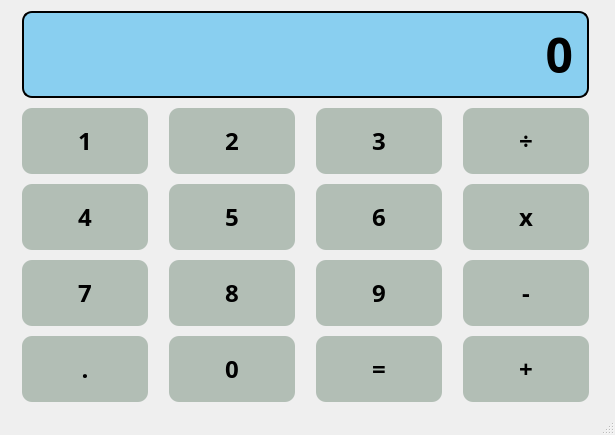
<?xml version="1.0" encoding="UTF-8"?>
<ui version="4.0">
 <class>MainWindow</class>
 <widget class="QMainWindow" name="MainWindow">
  <property name="geometry">
   <rect>
    <x>0</x>
    <y>0</y>
    <width>615</width>
    <height>435</height>
   </rect>
  </property>
  <property name="minimumSize">
   <size>
    <width>615</width>
    <height>435</height>
   </size>
  </property>
  <property name="maximumSize">
   <size>
    <width>800</width>
    <height>435</height>
   </size>
  </property>
  <property name="windowTitle">
   <string>Calculadora</string>
  </property>
  <property name="windowIcon">
   <iconset resource="recursos.qrc">
    <normaloff>:/iconos/imagenes/calculadora.jpg</normaloff>:/iconos/imagenes/calculadora.jpg</iconset>
  </property>
  <widget class="QWidget" name="centralwidget">
   <property name="styleSheet">
    <string notr="true">QPushButton {
  border-radius: 10px;
  background: #B2BEB5;
  padding: 20px;
  margin: 2px;
}</string>
   </property>
   <layout class="QGridLayout" name="gridLayout">
    <item row="0" column="0" colspan="4">
     <widget class="QLabel" name="label">
      <property name="font">
       <font>
        <family>Arial Rounded MT Std</family>
        <pointsize>36</pointsize>
        <bold>true</bold>
       </font>
      </property>
      <property name="styleSheet">
       <string notr="true">QLabel {
	border-radius: 10px;
    background: #89CFF0;
	margin:2px;
	border: 2px solid black;
}</string>
      </property>
      <property name="text">
       <string>0</string>
      </property>
      <property name="alignment">
       <set>Qt::AlignRight|Qt::AlignTrailing|Qt::AlignVCenter</set>
      </property>
     </widget>
    </item>
    <item row="2" column="2">
     <widget class="QPushButton" name="pushButton_6">
      <property name="maximumSize">
       <size>
        <width>130</width>
        <height>70</height>
       </size>
      </property>
      <property name="font">
       <font>
        <family>Arial Rounded MT Std Extra Bold</family>
        <pointsize>18</pointsize>
        <bold>true</bold>
       </font>
      </property>
      <property name="styleSheet">
       <string notr="true"/>
      </property>
      <property name="text">
       <string>6</string>
      </property>
     </widget>
    </item>
    <item row="3" column="0">
     <widget class="QPushButton" name="pushButton_7">
      <property name="maximumSize">
       <size>
        <width>130</width>
        <height>70</height>
       </size>
      </property>
      <property name="font">
       <font>
        <family>Arial Rounded MT Std Extra Bold</family>
        <pointsize>18</pointsize>
        <bold>true</bold>
       </font>
      </property>
      <property name="styleSheet">
       <string notr="true"/>
      </property>
      <property name="text">
       <string>7</string>
      </property>
     </widget>
    </item>
    <item row="2" column="1">
     <widget class="QPushButton" name="pushButton_5">
      <property name="maximumSize">
       <size>
        <width>130</width>
        <height>70</height>
       </size>
      </property>
      <property name="font">
       <font>
        <family>Arial Rounded MT Std Extra Bold</family>
        <pointsize>18</pointsize>
        <bold>true</bold>
       </font>
      </property>
      <property name="styleSheet">
       <string notr="true"/>
      </property>
      <property name="text">
       <string>5</string>
      </property>
     </widget>
    </item>
    <item row="2" column="0">
     <widget class="QPushButton" name="pushButton_4">
      <property name="maximumSize">
       <size>
        <width>130</width>
        <height>70</height>
       </size>
      </property>
      <property name="font">
       <font>
        <family>Arial Rounded MT Std Extra Bold</family>
        <pointsize>18</pointsize>
        <bold>true</bold>
       </font>
      </property>
      <property name="styleSheet">
       <string notr="true"/>
      </property>
      <property name="text">
       <string>4</string>
      </property>
     </widget>
    </item>
    <item row="4" column="0">
     <widget class="QPushButton" name="pushButton_punto">
      <property name="maximumSize">
       <size>
        <width>130</width>
        <height>70</height>
       </size>
      </property>
      <property name="font">
       <font>
        <family>Arial Rounded MT Std Extra Bold</family>
        <pointsize>18</pointsize>
        <bold>true</bold>
       </font>
      </property>
      <property name="styleSheet">
       <string notr="true"/>
      </property>
      <property name="text">
       <string>.</string>
      </property>
     </widget>
    </item>
    <item row="1" column="3">
     <widget class="QPushButton" name="pushButton_divison">
      <property name="maximumSize">
       <size>
        <width>130</width>
        <height>70</height>
       </size>
      </property>
      <property name="font">
       <font>
        <family>Arial Rounded MT Std Extra Bold</family>
        <pointsize>18</pointsize>
        <bold>true</bold>
       </font>
      </property>
      <property name="styleSheet">
       <string notr="true"/>
      </property>
      <property name="text">
       <string>÷</string>
      </property>
     </widget>
    </item>
    <item row="1" column="0">
     <widget class="QPushButton" name="pushButton_1">
      <property name="maximumSize">
       <size>
        <width>130</width>
        <height>70</height>
       </size>
      </property>
      <property name="font">
       <font>
        <family>Arial Rounded MT Std Extra Bold</family>
        <pointsize>18</pointsize>
        <bold>true</bold>
       </font>
      </property>
      <property name="styleSheet">
       <string notr="true"/>
      </property>
      <property name="text">
       <string>1</string>
      </property>
     </widget>
    </item>
    <item row="1" column="2">
     <widget class="QPushButton" name="pushButton_3">
      <property name="maximumSize">
       <size>
        <width>130</width>
        <height>70</height>
       </size>
      </property>
      <property name="font">
       <font>
        <family>Arial Rounded MT Std Extra Bold</family>
        <pointsize>18</pointsize>
        <bold>true</bold>
       </font>
      </property>
      <property name="styleSheet">
       <string notr="true"/>
      </property>
      <property name="text">
       <string>3</string>
      </property>
     </widget>
    </item>
    <item row="1" column="1">
     <widget class="QPushButton" name="pushButton_2">
      <property name="maximumSize">
       <size>
        <width>130</width>
        <height>70</height>
       </size>
      </property>
      <property name="font">
       <font>
        <family>Arial Rounded MT Std Extra Bold</family>
        <pointsize>18</pointsize>
        <bold>true</bold>
       </font>
      </property>
      <property name="styleSheet">
       <string notr="true"/>
      </property>
      <property name="text">
       <string>2</string>
      </property>
     </widget>
    </item>
    <item row="2" column="3">
     <widget class="QPushButton" name="pushButton_multi">
      <property name="maximumSize">
       <size>
        <width>130</width>
        <height>70</height>
       </size>
      </property>
      <property name="font">
       <font>
        <family>Arial Rounded MT Std Extra Bold</family>
        <pointsize>18</pointsize>
        <bold>true</bold>
       </font>
      </property>
      <property name="styleSheet">
       <string notr="true"/>
      </property>
      <property name="text">
       <string>x</string>
      </property>
     </widget>
    </item>
    <item row="4" column="3">
     <widget class="QPushButton" name="pushButton_suma">
      <property name="maximumSize">
       <size>
        <width>130</width>
        <height>70</height>
       </size>
      </property>
      <property name="font">
       <font>
        <family>Arial Rounded MT Std Extra Bold</family>
        <pointsize>18</pointsize>
        <bold>true</bold>
       </font>
      </property>
      <property name="styleSheet">
       <string notr="true"/>
      </property>
      <property name="text">
       <string>+</string>
      </property>
     </widget>
    </item>
    <item row="3" column="3">
     <widget class="QPushButton" name="pushButton_resta">
      <property name="maximumSize">
       <size>
        <width>130</width>
        <height>70</height>
       </size>
      </property>
      <property name="font">
       <font>
        <family>Arial Rounded MT Std Extra Bold</family>
        <pointsize>18</pointsize>
        <bold>true</bold>
       </font>
      </property>
      <property name="styleSheet">
       <string notr="true"/>
      </property>
      <property name="text">
       <string>-</string>
      </property>
     </widget>
    </item>
    <item row="4" column="2">
     <widget class="QPushButton" name="pushButton_igual">
      <property name="maximumSize">
       <size>
        <width>130</width>
        <height>70</height>
       </size>
      </property>
      <property name="font">
       <font>
        <family>Arial Rounded MT Std Extra Bold</family>
        <pointsize>18</pointsize>
        <bold>true</bold>
       </font>
      </property>
      <property name="styleSheet">
       <string notr="true"/>
      </property>
      <property name="text">
       <string>=</string>
      </property>
     </widget>
    </item>
    <item row="4" column="1">
     <widget class="QPushButton" name="pushButton_0">
      <property name="maximumSize">
       <size>
        <width>130</width>
        <height>70</height>
       </size>
      </property>
      <property name="font">
       <font>
        <family>Arial Rounded MT Std Extra Bold</family>
        <pointsize>18</pointsize>
        <bold>true</bold>
       </font>
      </property>
      <property name="styleSheet">
       <string notr="true"/>
      </property>
      <property name="text">
       <string>0</string>
      </property>
     </widget>
    </item>
    <item row="3" column="2">
     <widget class="QPushButton" name="pushButton_9">
      <property name="maximumSize">
       <size>
        <width>130</width>
        <height>70</height>
       </size>
      </property>
      <property name="font">
       <font>
        <family>Arial Rounded MT Std Extra Bold</family>
        <pointsize>18</pointsize>
        <bold>true</bold>
       </font>
      </property>
      <property name="styleSheet">
       <string notr="true"/>
      </property>
      <property name="text">
       <string>9</string>
      </property>
     </widget>
    </item>
    <item row="3" column="1">
     <widget class="QPushButton" name="pushButton_8">
      <property name="maximumSize">
       <size>
        <width>130</width>
        <height>70</height>
       </size>
      </property>
      <property name="font">
       <font>
        <family>Arial Rounded MT Std Extra Bold</family>
        <pointsize>18</pointsize>
        <bold>true</bold>
       </font>
      </property>
      <property name="styleSheet">
       <string notr="true"/>
      </property>
      <property name="text">
       <string>8</string>
      </property>
     </widget>
    </item>
   </layout>
  </widget>
  <widget class="QMenuBar" name="menubar">
   <property name="geometry">
    <rect>
     <x>0</x>
     <y>0</y>
     <width>615</width>
     <height>22</height>
    </rect>
   </property>
  </widget>
  <widget class="QStatusBar" name="statusbar"/>
 </widget>
 <resources>
  <include location="recursos.qrc"/>
 </resources>
 <connections/>
</ui>
